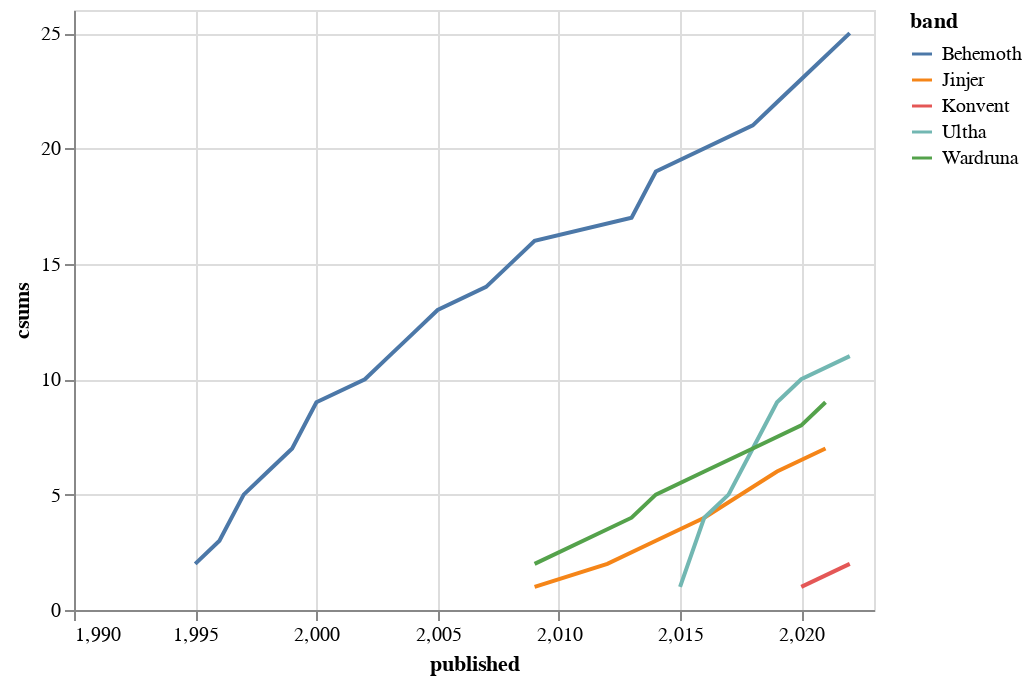

The code cell stored with this chart in its notebook:
### Code cell
alt.Chart(
    ot
).mark_line().encode(
    x= alt.X('published', scale=alt.Scale(domain=[1990, 2023])),
    y='csums',
    color='band'
)

### Figure 1 — Vega-Lite specification as saved in the notebook (floating-point values rounded to 4 significant figures)
{"config": {"view": {"continuousWidth": 400, "continuousHeight": 300}}, "data": {"name": "data-b800e17194b99cc481903f3224789ecd"}, "mark": "line", "encoding": {"color": {"field": "band", "type": "nominal"}, "x": {"field": "published", "scale": {"domain": [1990, 2023]}, "type": "quantitative"}, "y": {"field": "csums", "type": "quantitative"}}, "$schema": "https://vega.github.io/schema/vega-lite/v4.17.0.json", "datasets": {"data-b800e17194b99cc481903f3224789ecd": [{"band": "Behemoth", "published": 1995.0, "albums": 2, "csums": 2}, {"band": "Behemoth", "published": 1996.0, "albums": 1, "csums": 3}, {"band": "Behemoth", "published": 1997.0, "albums": 2, "csums": 5}, {"band": "Behemoth", "published": 1998.0, "albums": 1, "csums": 6}, {"band": "Behemoth", "published": 1999.0, "albums": 1, "csums": 7}, {"band": "Behemoth", "published": 2000.0, "albums": 2, "csums": 9}, {"band": "Behemoth", "published": 2002.0, "albums": 1, "csums": 10}, {"band": "Behemoth", "published": 2003.0, "albums": 1, "csums": 11}, {"band": "Behemoth", "published": 2004.0, "albums": 1, "csums": 12}, {"band": "Behemoth", "published": 2005.0, "albums": 1, "csums": 13}, {"band": "Behemoth", "published": 2007.0, "albums": 1, "csums": 14}, {"band": "Behemoth", "published": 2008.0, "albums": 1, "csums": 15}, {"band": "Behemoth", "published": 2009.0, "albums": 1, "csums": 16}, {"band": "Behemoth", "published": 2013.0, "albums": 1, "csums": 17}, {"band": "Behemoth", "published": 2014.0, "albums": 2, "csums": 19}, {"band": "Behemoth", "published": 2018.0, "albums": 2, "csums": 21}, {"band": "Behemoth", "published": 2019.0, "albums": 1, "csums": 22}, {"band": "Behemoth", "published": 2020.0, "albums": 1, "csums": 23}, {"band": "Behemoth", "published": 2022.0, "albums": 2, "csums": 25}, {"band": "Jinjer", "published": 2009.0, "albums": 1, "csums": 1}, {"band": "Jinjer", "published": 2012.0, "albums": 1, "csums": 2}, {"band": "Jinjer", "published": 2014.0, "albums": 1, "csums": 3}, {"band": "Jinjer", "published": 2016.0, "albums": 1, "csums": 4}, {"band": "Jinjer", "published": 2019.0, "albums": 2, "csums": 6}, {"band": "Jinjer", "published": 2021.0, "albums": 1, "csums": 7}, {"band": "Konvent", "published": 2020.0, "albums": 1, "csums": 1}, {"band": "Konvent", "published": 2022.0, "albums": 1, "csums": 2}, {"band": "Ultha", "published": 2015.0, "albums": 1, "csums": 1}, {"band": "Ultha", "published": 2016.0, "albums": 3, "csums": 4}, {"band": "Ultha", "published": 2017.0, "albums": 1, "csums": 5}, {"band": "Ultha", "published": 2018.0, "albums": 2, "csums": 7}, {"band": "Ultha", "published": 2019.0, "albums": 2, "csums": 9}, {"band": "Ultha", "published": 2020.0, "albums": 1, "csums": 10}, {"band": "Ultha", "published": 2022.0, "albums": 1, "csums": 11}, {"band": "Wardruna", "published": 2009.0, "albums": 2, "csums": 2}, {"band": "Wardruna", "published": 2013.0, "albums": 2, "csums": 4}, {"band": "Wardruna", "published": 2014.0, "albums": 1, "csums": 5}, {"band": "Wardruna", "published": 2016.0, "albums": 1, "csums": 6}, {"band": "Wardruna", "published": 2018.0, "albums": 1, "csums": 7}, {"band": "Wardruna", "published": 2020.0, "albums": 1, "csums": 8}, {"band": "Wardruna", "published": 2021.0, "albums": 1, "csums": 9}]}}
